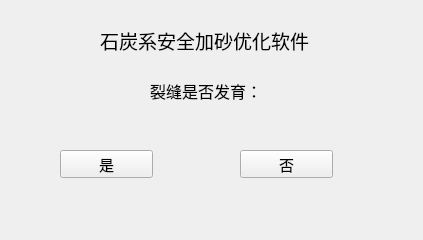
<?xml version="1.0" encoding="UTF-8"?>
<ui version="4.0">
 <class>Form</class>
 <widget class="QWidget" name="Form">
  <property name="geometry">
   <rect>
    <x>0</x>
    <y>0</y>
    <width>423</width>
    <height>240</height>
   </rect>
  </property>
  <property name="minimumSize">
   <size>
    <width>423</width>
    <height>240</height>
   </size>
  </property>
  <property name="windowTitle">
   <string>石炭系安全加砂优化软件</string>
  </property>
  <widget class="QLabel" name="label">
   <property name="geometry">
    <rect>
     <x>100</x>
     <y>20</y>
     <width>231</width>
     <height>41</height>
    </rect>
   </property>
   <property name="font">
    <font>
     <pointsize>14</pointsize>
    </font>
   </property>
   <property name="text">
    <string>石炭系安全加砂优化软件</string>
   </property>
  </widget>
  <widget class="QLabel" name="label_2">
   <property name="geometry">
    <rect>
     <x>150</x>
     <y>70</y>
     <width>111</width>
     <height>41</height>
    </rect>
   </property>
   <property name="font">
    <font>
     <pointsize>12</pointsize>
    </font>
   </property>
   <property name="text">
    <string>裂缝是否发育：</string>
   </property>
  </widget>
  <widget class="QPushButton" name="pushButton_yes">
   <property name="geometry">
    <rect>
     <x>60</x>
     <y>150</y>
     <width>93</width>
     <height>28</height>
    </rect>
   </property>
   <property name="font">
    <font>
     <pointsize>11</pointsize>
    </font>
   </property>
   <property name="text">
    <string>是</string>
   </property>
  </widget>
  <widget class="QPushButton" name="pushButton_no">
   <property name="geometry">
    <rect>
     <x>240</x>
     <y>150</y>
     <width>93</width>
     <height>28</height>
    </rect>
   </property>
   <property name="font">
    <font>
     <pointsize>11</pointsize>
    </font>
   </property>
   <property name="text">
    <string>否</string>
   </property>
  </widget>
 </widget>
 <resources/>
 <connections/>
</ui>
